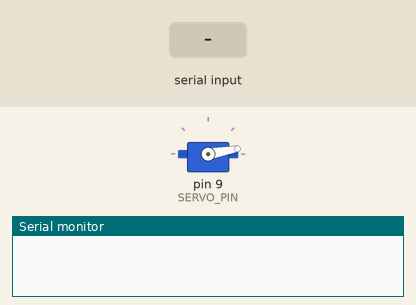
Simulated run of this sketch. Board: Arduino Uno, built with avr-gcc and run on an emulated ATmega328P. On the bench: servo, the last lines printed to the serial monitor. The test bench sets the inputs (shaded band).

Above: at 1.2 s.
1.3 s: "1" received over Serial
At 4.16 s:
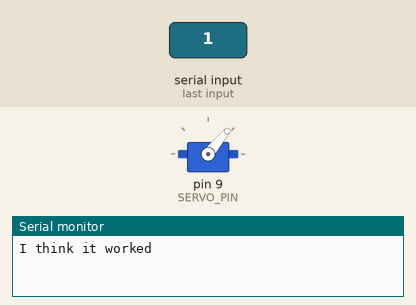
At 4.85 s:
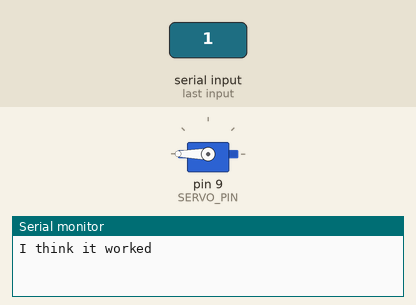
7.3 s: "0" received over Serial
At 8.96 s:
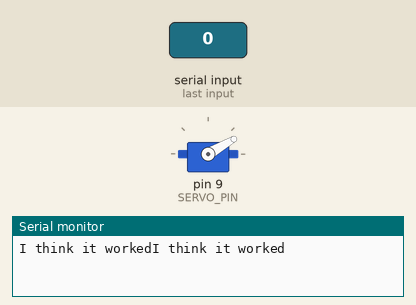
Timing chart, 0 to 11.3 s (numbered marks = the images above; inputs shaded):
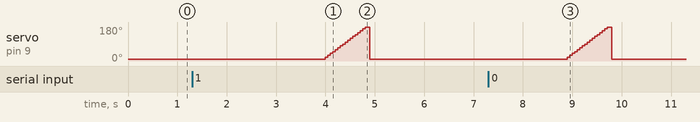

The sketch:

handhit.ino
```cpp
#include <Servo.h>
#define SERVO_PIN 9

Servo servo;
int servoPosition;

void setup() {
  Serial.begin(9600);
  servo.attach(SERVO_PIN);
  servoPosition = 10;
  servo.write(10);
}

void loop() {
  //Proof of concept - just make it keep hitting, over and over again
  if (Serial.available() > 0) {
    Serial.read();
    Serial.write("I think it worked");
     slap();
  }
  delay(4000);
  //slap();
}

void slap() {
  //Let it sit for a little (the time accounts for the speed of the servo motor)
  for (int i = 0; i < 18; i++) {
    servoPosition += 10;
    servo.write(servoPosition);
    delay(50);
  }
  servoPosition = 10;
  servo.write(servoPosition);
}
```

Measured:
- after the input at 1.3 s, servo on pin 9 (SERVO_PIN): rises from 10° to 180° in 0.80 s, then falls to 10° in 0.10 s
- after the input at 7.3 s, servo on pin 9 (SERVO_PIN): rises from 10° to 180° in 0.80 s, then falls to 10° in 0.10 s
